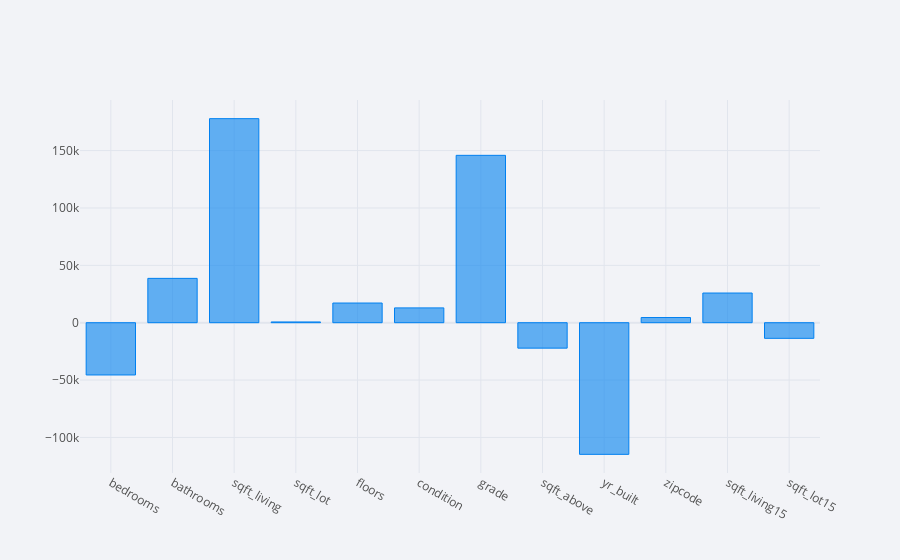

The cell this chart's notebook holds for it:
### Code cell
coeff_scaled.iplot(kind='bar')

### Figure 1 — Plotly figure (JSON) as saved in the notebook; plotly's stock layout.template omitted (floating-point values rounded to 4 significant figures)
{"data": [{"marker": {"color": "rgba(0, 128, 240, 0.6)", "line": {"color": "rgba(0, 128, 240, 1.0)", "width": 1}}, "name": "None", "orientation": "v", "text": "", "type": "bar", "x": ["bedrooms", "bathrooms", "sqft_living", "sqft_lot", "floors", "condition", "grade", "sqft_above", "yr_built", "zipcode", "sqft_living15", "sqft_lot15"], "y": [-45570.0, 38660.0, 177900.0, 653.1, 17150.0, 12920.0, 145900.0, -22170.0, -114800.0, 4514.0, 25880.0, -13630.0]}], "layout": {"legend": {"bgcolor": "#F2F3F7", "font": {"color": "#505050"}}, "paper_bgcolor": "#F2F3F7", "plot_bgcolor": "#F2F3F7", "title": {"font": {"color": "#484848"}}, "xaxis": {"gridcolor": "#E1E5ED", "showgrid": true, "tickfont": {"color": "#505050"}, "title": {"font": {"color": "#505050"}, "text": ""}, "zerolinecolor": "#E1E5ED"}, "yaxis": {"gridcolor": "#E1E5ED", "showgrid": true, "tickfont": {"color": "#505050"}, "title": {"font": {"color": "#505050"}, "text": ""}, "zerolinecolor": "#E1E5ED"}}}
